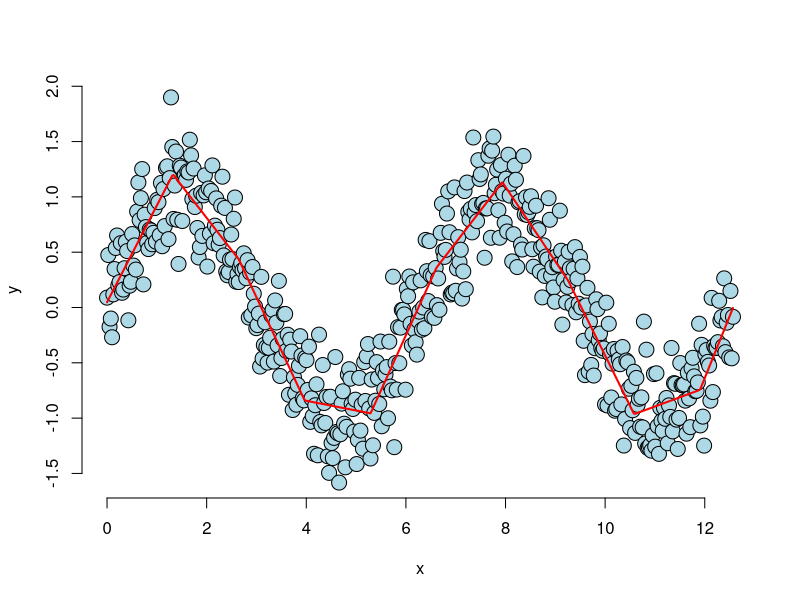
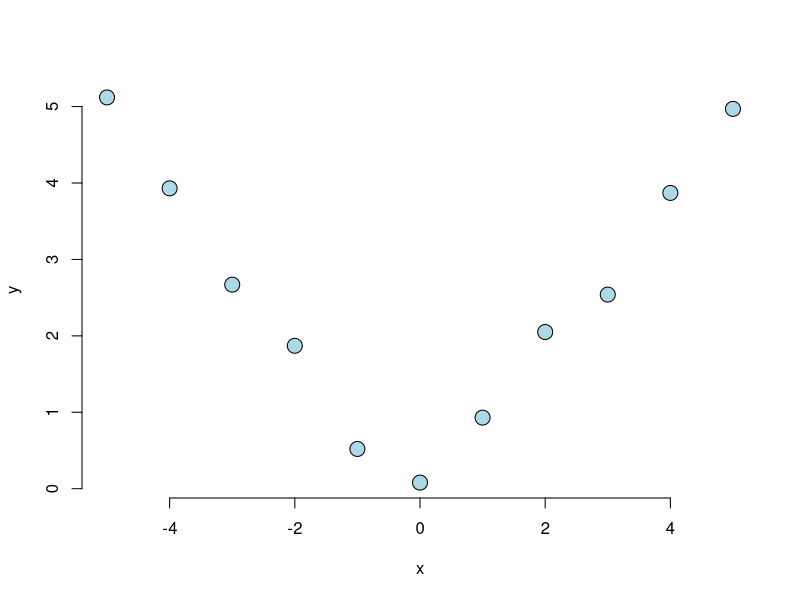
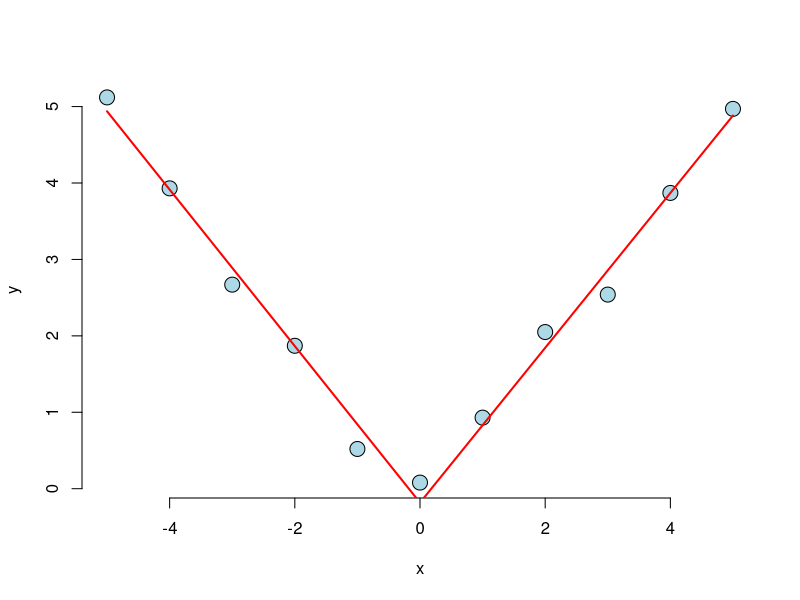

These figures' R source, in order:

# scatter.smoothing


n <- 500; x <- seq(0, 4 * pi, length = n); y <- sin(x) + rnorm(n, sd = .3)
knots <- seq(0, 8 * pi, length = 20);
splineTerms <- sapply(knots, function(knot) (x > knot) * (x - knot))
xMat <- cbind(1, x, splineTerms)
yhat <- predict(lm(y ~ xMat - 1))
plot(x, y, frame = FALSE, pch = 21, bg = "lightblue", cex = 2)
lines(x, yhat, col = "red", lwd = 2)




x <- -5:5
y <- c(5.12, 3.93, 2.67, 1.87, 0.52, 0.08, 0.93, 2.05, 2.54, 3.87, 4.97)

plot(x, y, frame = FALSE, pch = 21, bg = "lightblue", cex = 2)

knots <- c(-5, 0, 5)
splineTerms <- sapply(knots, function(knot) (x > knot) * (x - knot))
xMat <- cbind(1, x, splineTerms)
fit <- lm(y ~ xMat - 1)
yhat <- predict(lm(y ~ xMat - 1))
plot(x, y, frame = FALSE, pch = 21, bg = "lightblue", cex = 2)
lines(x, yhat, col = "red", lwd = 2)

coef(fit)

(yhat[11] - yhat[6])/5
(yhat[11] - yhat[7])/4
